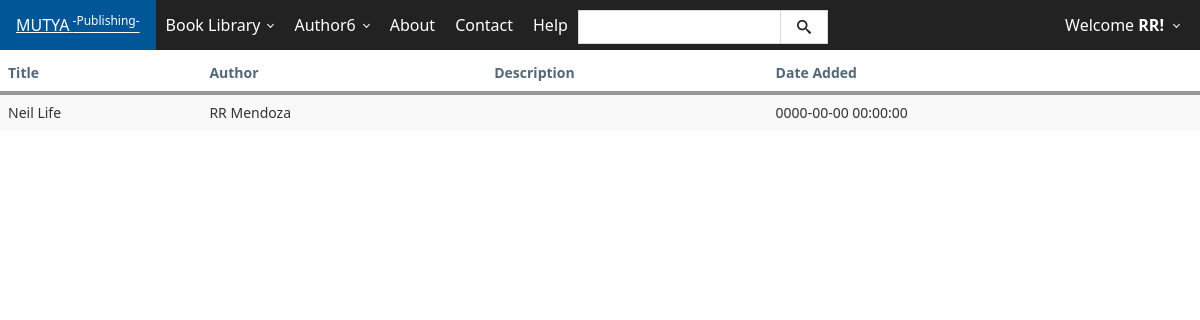
The app's page /publishedbooks.php (signed in), older data.
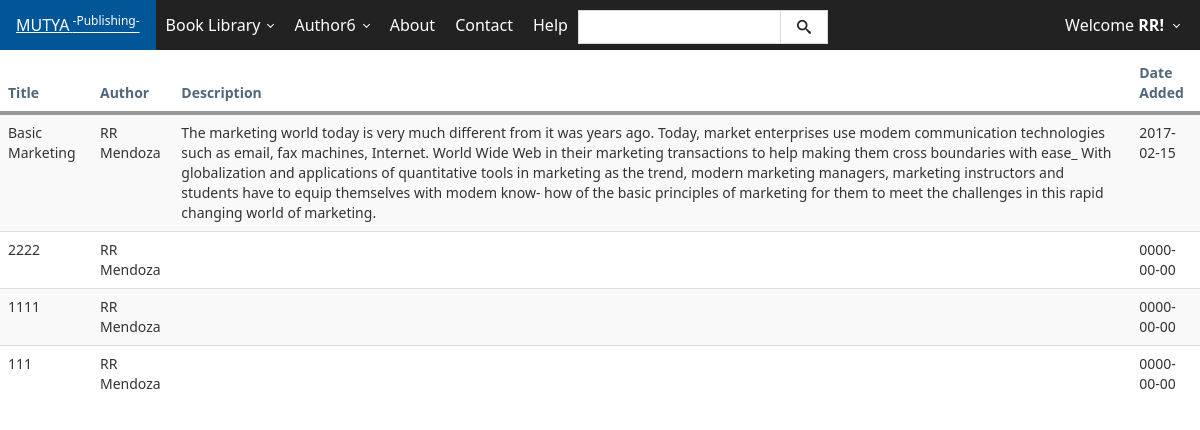
The same page, newer data.
### tables this page shows
CREATE TABLE IF NOT EXISTS `users` (
  `id` int(11) NOT NULL AUTO_INCREMENT,
  `usn` varchar(50) NOT NULL,
  `fname` varchar(120) NOT NULL,
  `lname` varchar(120) NOT NULL,
  `birthday` date NOT NULL,
  `address` varchar(60) NOT NULL,
  `contact` int(11) NOT NULL,
  `email` varchar(120) NOT NULL,
  `password` varchar(128) NOT NULL,
  `activate` int(11) NOT NULL,
  `code` int(11) NOT NULL,
  `date` date NOT NULL,
  `block` int(11) NOT NULL,
  `pic` int(11) NOT NULL,
  `ext` varchar(5) NOT NULL,
  `admin` int(11) NOT NULL,
  `user_type` int(10) NOT NULL,
  PRIMARY KEY (`id`)
);

CREATE TABLE IF NOT EXISTS `products` (
  `id` int(11) NOT NULL AUTO_INCREMENT,
  `author_id` int(11) NOT NULL,
  `product_name` varchar(255) NOT NULL,
  `price` varchar(16) NOT NULL,
  `details` text NOT NULL,
  `stock` int(11) NOT NULL,
  `category` varchar(16) NOT NULL,
  `sub_category` varchar(50) NOT NULL,
  `status` varchar(50) NOT NULL,
  `timestamp` varchar(10) NOT NULL,
  `date_added` date NOT NULL,
  `ext` varchar(4) NOT NULL,
  PRIMARY KEY (`id`)
);

### include/check_login.php (called while the page is built, shortened)
<?php
function loggedin()
{
	if (isset($_SESSION['username'])||isset($_COOKIE['username']))
	{
		$loggedin = TRUE;
		return $loggedin;
	}
}
?>

### publishedbooks.php (the view, shortened to what this page needs)
<?php
		include 'include/check_login.php';
			if (loggedin())
			{
				$query = mysql_query("SELECT * FROM users WHERE usn='$_SESSION[username]' ");
					while ($row = mysql_fetch_assoc($query))
					{
						$fname = $row ['fname'];
					}
				}
			else
			{
			}
?>
<!DOCTYPE html>
<html lang="en">
<head>
	<link href="css/bootstrap.css" rel="stylesheet">
    <link href="css/sb-admin.css" rel="stylesheet">-->
    <link rel="stylesheet" href="css/morris-0.4.3.min.css">
</head>
<body>
	<?php include 'template/top.php'; ?>
    <?php include 'template/header.php'; ?>
		<div class="table-responsive">
    <h4><b>Published Books</b></h4>
      <table class="table table-striped">
      	<thead>
 		<th>Title</th>
 		<th>Author</th>
 		<th>Description</th>
 		<th>Date Added</th>
 	</thead>
	<tbody>
		<?php
			$sql = mysql_query("SELECT products.product_name, users . * , products.details, products.date_added
FROM products
INNER JOIN users ON products.author_id = users.id
AND users.user_type =2 AND users.id =" . $_SESSION['user_id']);
		  $requestCount = mysql_num_rows($sql);
		  if ($requestCount > 0) {
		     while ($row = mysql_fetch_array($sql)) {
		      $productname = $row['product_name'];
		      $fname = $row['fname'];
		      $lname = $row['lname'];
		      $desc = $row['details'];
		      $dateadded = $row['date_added'];
		      echo "
		        <tr>
		          <td>$productname</td>
		          <td>$fname $lname</td>
		          <td>$desc</td>
		          <td>$dateadded</td>
		        </tr>
		      ";
		     }
		  }
		 ?>
	</tbody>
      </table>
    </div>
</body>
</html>

### template/top.php (shortened to what this page needs)
<head>
    <link href="css/metro.css" rel="stylesheet">
    <link href="css/metro-icons.css" rel="stylesheet">
    <link href="css/metro-responsive.css" rel="stylesheet">
    <link href="css/metro-schemes.css" rel="stylesheet">
    <link href="css/docs.css" rel="stylesheet">
  </head>

### template/header.php (shortened to what this page needs)
<header class="app-bar fixed-top brown bg-darker bg-focus-taupe" data-role="appbar" data-flexstyle="sidebar2">
      <div>
                    <a href="index.php" class="app-bar-element branding">MUTYA<sup> -Publishing-</sup></a>
                    <ul class="app-bar-menu">
					               <li>
                            <a href="" class="dropdown-toggle">Book Library</a>
                        </li>
                        <?php
                          $accesslevel = @$_SESSION['accesslevel'];
                          $userid = @$_SESSION['user_id'];
                          if ($accesslevel == "author") {
                            echo "
                            <li>
                            <a href='' class='dropdown-toggle'>Author$userid</a>
                            <ul class='d-menu' data-role='dropdown'>
                                 <li><a href='publishedbooks.php'>Published Book</a></li>
                                 <li><a href='authorbidform.php'>Bid Portal</a></li>
                              </ul>
                            </li>
                            ";
                          }
                         ?>
                        <li><a href="about.php">About</a></li>
                        <li><a href="contact.php">Contact</a></li>
                        <li><a href="help.php">Help</a></li>
       <li class="place-right no-hovered bg-darker">
        <form class="form-search margin" action="catalog.php" method="POST">
            <div class="input-control text" style="width: 250px; margin-right: 10px">
                <input type="text" name="searchP" class="search-query placeholder="Search...">
                <button class="button" name="submit" type="submit"><span class="mif-search"></span></button>
            </div>
        </form>
    </li>
                    </ul>
	<div class="app-bar-element place-right no-hover">
<?php
	if (loggedin())
			{
				echo '
              <a class="dropdown-toggle fg-white">Welcome <b>'.$fname.'!</b></a>
              <div class="app-bar-drop-container fg-dark bg-grayLighter place-right"
                data-role="dropdown" data-no-close="true">
            <div class="padding20">
                <a href="user.php">Shopping Cart</a>
                <a href="include/logout.php" class="button alert">Logout</a></li>
              </div>
              </div>
            ';
			}
			?>
	          </div>
                </div>
</header>

### admin/css/sb-admin.css (style rules this page uses)
body { margin-top: 50px; }

### css/metro-responsive.css (style rules this page uses)
@media screen and (max-width: 1400px) { html { font-size: 110%; } }
@media screen and (max-width: 1200px) { html { font-size: 100%; } }

Row changes from the older to the newer data that the page shows:
removed products: product_name "Neil Life", users.fname "RR", users.lname "Mendoza", date_added "0000-00-00 00:00:00"
added products: product_name "Basic Marketing", users.fname "RR", users.lname "Mendoza", details "The marketing world today is very much different from it was years ago. Today, market enterprises use modem communication technologies such as email, fax machines, Internet. World Wide Web in their marketing transactions to help making them cross boundaries with ease_ With globalization and applications of quantitative tools in marketing as the trend, modern marketing managers, marketing instructors and students have to equip themselves with modem know- how of the basic principles of marketing for them to meet the challenges in this rapid changing world of marketing.", date_added "2017-02-15"
added products: product_name "2222", users.fname "RR", users.lname "Mendoza", date_added "0000-00-00"
added products: product_name "1111", users.fname "RR", users.lname "Mendoza", date_added "0000-00-00"
added products: product_name "111", users.fname "RR", users.lname "Mendoza", date_added "0000-00-00"
